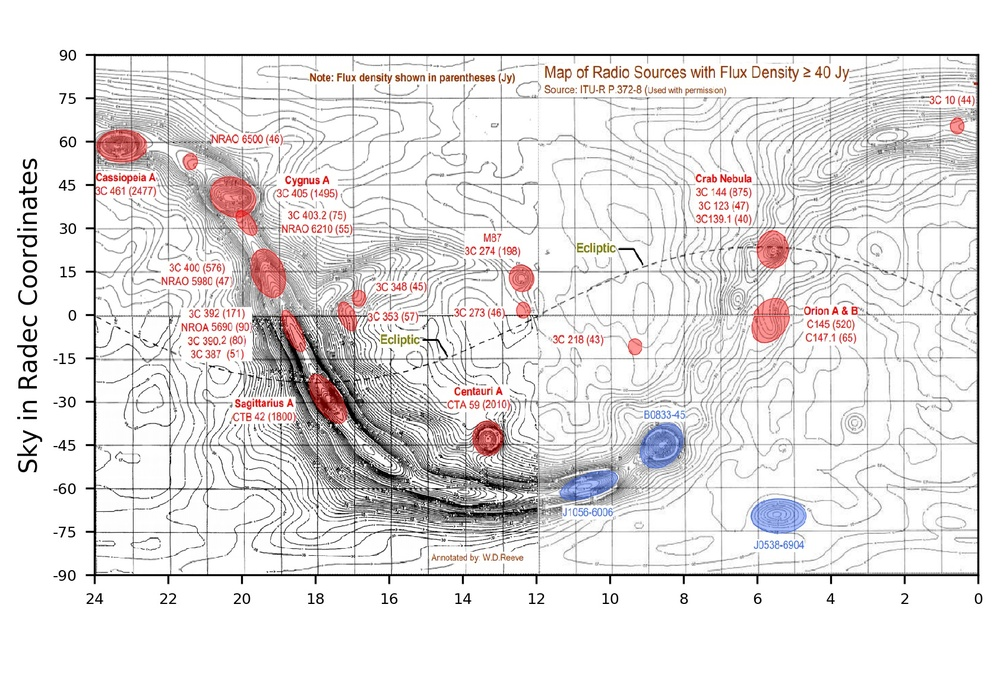
#> input picture ezRA/ezSkyBlank.jpg, 1000 x 677 px, shrunk from 1684 x 1140 before the run
$ python stereoJoin.py ezSkyBlank.jpg ezSkyBlank.jpg
#> lines starting #> are read from the running program, lines starting #| are printed output that depends on the picture
programName = 'stereoJoin250120a.py'
programRevision = programName

# ezRA - Easy Radio Astronomy stereoJoin program,
#   to read in left and right images, Left.png Right.png,
#   and plant and frame and write out one stereoOutput/ZLeft.png file,
#   after creating an stereoOutput directory.
# https://github.com/tedcline/ezRA

# Copyright (c) 2025, Ted Cline   TedClineGit@gmail.com

# This program is free software; you can redistribute it and/or
# modify it under the terms of the GNU General Public License
# as published by the Free Software Foundation; either version 3
# of the License, or (at your option) any later version.

# This program is distributed in the hope that it will be useful,
# but WITHOUT ANY WARRANTY; without even the implied warranty of
# MERCHANTABILITY or FITNESS FOR A PARTICULAR PURPOSE.  See the
# GNU General Public License for more details.

# You should have received a copy of the GNU General Public License
# along with this program; if not, write to the Free Software
# Foundation, Inc., 51 Franklin Street, Fifth Floor, Boston, MA  02110-1301, USA.

# TTD:

# stereoJoin250120a, much dusting
# stereoJoin250118a, os.path.sep for Windows and Linux
# stereoJoin250117c,
# stereoJoin250117b,
# stereoJoin250117a,

# ezSky250105c, mesh .csv file for -ezSkyBallCsv and ezSky400


#matplotlib.use('agg')
import matplotlib.pyplot as plt

import os
import sys
import time

import numpy as np


# [49 lines left out: function printUsage, not called in this run]


def printHello():

    global programRevision          # string
    global commandString            # string

    print()
    print('         For help, run')
    print('            stereoJoin.py -help')

    print()
    print('=================================================')
    print(' Local time =', time.asctime(time.localtime()))
    print(' programRevision =', programRevision)
    print(' Python sys.version =', sys.version)
    print()

    commandString = '  '.join(sys.argv)
    print(' This Python command = ' + commandString)


def stereoJoinArgumentsCommandLine():
    # process arguments from command line

    global commandString                    # string

    global cmdDirectoryS                    # string            create

    print()
    print('   stereoJoinArgumentsCommandLine ===============')

    cmdLineSplit = commandString.split()
    cmdLineSplitLen = len(cmdLineSplit)

    if cmdLineSplitLen < 2:
        # need at least one data directory or file
        printUsage()

    cmdLineSplitIndex = 1
    cmdDirectoryS = ''

    while cmdLineSplitIndex < cmdLineSplitLen:
        if cmdLineSplit[cmdLineSplitIndex][0] != '-':
            # ignoring whitespace, first character of cmdLineSplit word is not '-'
            if cmdLineSplit[cmdLineSplitIndex][0] == '#':
                # rest of cmdLineSplit is a comment, get out of while loop
                break
            else:
                # must be a data directory or file, remember it
                cmdDirectoryS = cmdDirectoryS + cmdLineSplit[cmdLineSplitIndex] + ' '

        else:
            # Ignoring whitespace, first character of cmdLineSplit word is '-'.
            # Must be an argument.
            # Remove '-'
            cmdLineArg = cmdLineSplit[cmdLineSplitIndex][1:]
            # ignoring whitespace, first character of cmdLineSplit word was '-', now removed
            if cmdLineArg[0] == '-':
                cmdLineArg = cmdLineArg[1:]
                # ignoring whitespace, first 2 characters of cmdLineSplit word were '--', now removed

            # be kind, ignore argument keyword capitalization
            cmdLineArgLower = cmdLineArg.lower()
            cmdLineSplitIndex += 1      # point to first argument value


            if cmdLineArgLower == 'help':
                printUsage()

            elif cmdLineArgLower == 'h':
                printUsage()


            # ignore silly -eX* arguments, for handy neutralization of command line arguments,
            #   but remove spaces before argument numbers
            #   (can not use '-x' which is a preface to a negative hexadecimal number)
            elif 2 <= len(cmdLineArgLower) and cmdLineArgLower[:2] == 'ex':
                cmdLineSplitIndex -= 1
                #pass

            else:
                print()
                print()
                print()
                print()
                print()
                print(' ========== FATAL ERROR:  Command line has this unrecognized word:')
                print(cmdLineArg)
                print()
                print()
                print()
                print()
                exit()

        cmdLineSplitIndex += 1


def stereoJoinArguments():
    # argument: (Computing) a value or address passed to a procedure or function at the time of call

    global programRevision                  # string
    global commandString                    # string

    global cmdDirectoryS                    # string
    global cmdDirectoryL                    # list of strings

    global imageLeft                        # numpy of floats
    global imageRight                       # numpy of floats


    stereoJoinArgumentsCommandLine()        # process arguments from command line

    #if not cmdDirectoryS:
    print('               cmdDirectoryS =', cmdDirectoryS, '=')
    cmdDirectoryL = cmdDirectoryS.split()
    print('               cmdDirectoryL =', cmdDirectoryL, '=')
    if len(cmdDirectoryL) != 2:
        print()
        print()
        print()
        print()
        print()
        print(' ========== FATAL ERROR:  input data files inadequate:')
        print('               ', cmdDirectoryL)
        print()
        print()
        print()
        print()
        exit()


def plotStereo():
    # radio Sky Radec map with Background, power Vertical Offset

    global cmdDirectoryL            # list of strings


    print()
    #print(f'  {fileNameLast}  {plotCountdown} plotting {plotName} ================================')
    plt.clf()

    fig = plt.figure()
    ax = fig.add_subplot(111)

    imageLeft = plt.imread(cmdDirectoryL[0])
    print('                         imageLeft.shape =', imageLeft.shape)

    height, width, deep = imageLeft.shape
    print('                         height =', height)
    print('                         width  =', width)
    widthD2 = int(width / 2.)
    print('                         widthD2 =', widthD2)
    widthD4 = int(width / 4.)
    print('                         widthD4 =', widthD4)
    print('                         deep   =', deep)

    imageLeft = imageLeft[:,widthD4:widthD4+widthD2,:]
    print('                         imageLeft.shape =', imageLeft.shape)

    #plt.imsave(cmdDirectoryL[0][:-4]+'.2.png', imageLeft)


    imageRight = plt.imread(cmdDirectoryL[1])
    print()
    print('                         imageRight.shape =', imageRight.shape)

    height, width, deep = imageRight.shape
    heightM1 = height - 1
    print('                         height =', height)
    print('                         width  =', width)
    widthM1 = width - 1
    widthD2 = int(width / 2.)
    widthD2M1 = widthD2 - 1
    print('                         widthD2 =', widthD2)
    widthD4 = int(width / 4.)
    print('                         widthD4 =', widthD4)
    print('                         deep   =', deep)

    imageRight = imageRight[:,widthD4:widthD4+widthD2,:]
    print('                         imageRight.shape =', imageRight.shape)

    #plt.imsave(cmdDirectoryL[1][:-4]+'.2.png', imageRight)


    imageStereo = np.concatenate((imageLeft, imageRight), axis=1)
    print()
    print('                         imageStereo.shape =', imageStereo.shape)
    #print('                         imageStereo[0,0,:] =', imageStereo[0,0,:])
    # imageStereo[0,0,:] = [0. 0. 0. 1.]

    pixelWhite = np.array([1.0, 1.0, 1.0, 1.0])

    for heightIndex in range (height):
        imageStereo[heightIndex,0,:] = pixelWhite           # left
        imageStereo[heightIndex,widthD2M1,:] = pixelWhite   # middleLeft
        imageStereo[heightIndex,widthD2,:] = pixelWhite     # middleRight
        imageStereo[heightIndex,widthM1,:] = pixelWhite     # right

    for widthIndex in range (width):
        imageStereo[0,widthIndex,:] = pixelWhite            # top
        imageStereo[heightM1,widthIndex,:] = pixelWhite     # bottom

    # if does not exist - create new 'stereoOutput' directory
    if not os.path.exists('stereoOutput'):
        os.makedirs('stereoOutput')
        print(' Created new "stereoOutput" directory')

    outFileName = 'stereoOutput' + os.path.sep + 'Z' + cmdDirectoryL[0]

    print('                         outFileName =', outFileName, '=')
    plt.imsave(outFileName, imageStereo)


# [25 lines left out: function printGoodbye, not called in this run]


def main():

    global startTime
    global programRevision          # string
    global commandString            # string

    startTime = time.time()

    #print('programRevision = ' + programRevision)
    print()

    commandString = ''
    for i in sys.argv:
        commandString += i + '  '
    print(' This Python command =', commandString)

    if len(sys.argv) < 3:
        printUsage()

    printHello()

    stereoJoinArguments()

    plotStereo()
#> in plotStereo, imageLeft is the input picture: shape (677, 1000, 3); mean R, G, B 230.9, 227.9, 228
#|                          imageLeft.shape = (677, 1000, 3)
#|                          height = 677
#|                          width  = 1000
#|                          widthD2 = 500
#|                          widthD4 = 250
#|                          deep   = 3
#> in plotStereo, `imageLeft = imageLeft[:,widthD4:widthD4+widthD2,:]`:
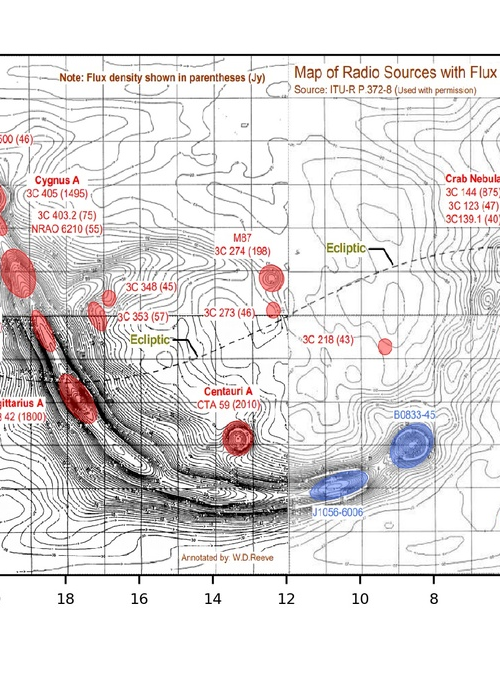
#> imageLeft: shape (677, 500, 3); mean R, G, B 225.6, 222.3, 222.4
#|                          imageLeft.shape = (677, 500, 3)
#|                          imageRight.shape = (677, 1000, 3)
#|                          height = 677
#|                          width  = 1000
#|                          widthD2 = 500
#|                          widthD4 = 250
#|                          deep   = 3
#|                          imageRight.shape = (677, 500, 3)
#> in plotStereo, `imageStereo = np.concatenate((imageLeft, imageRight), axis=1)`:
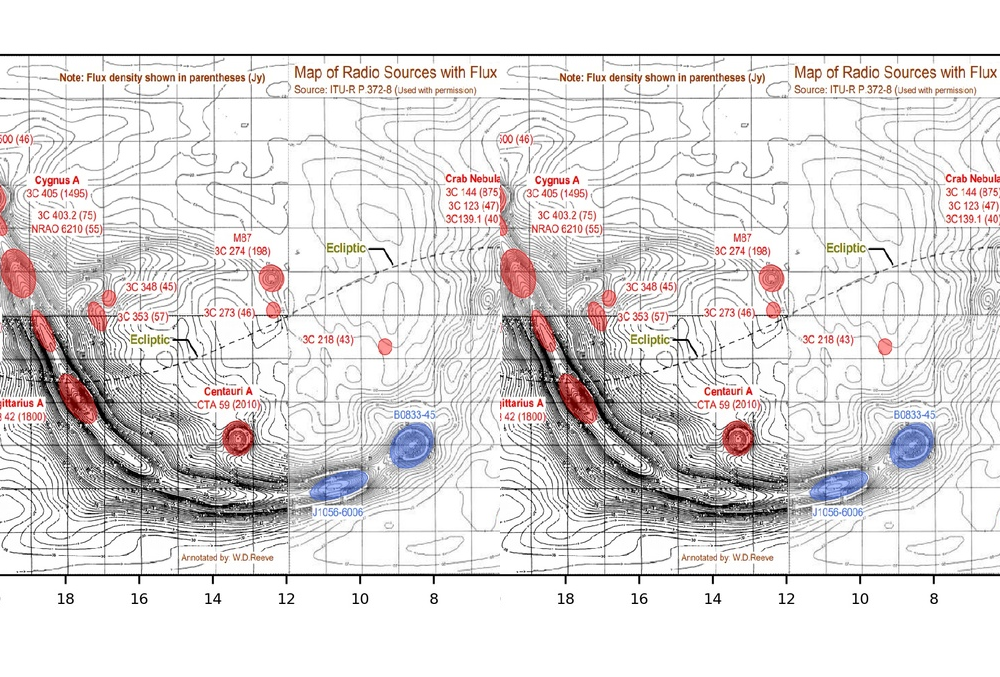
#> imageStereo: shape (677, 1000, 3); mean R, G, B 225.6, 222.3, 222.4
#|                          imageStereo.shape = (677, 1000, 3)

    printGoodbye()


if __name__== '__main__':
#> (the run stopped early here; a loop or call above may not have finished)
